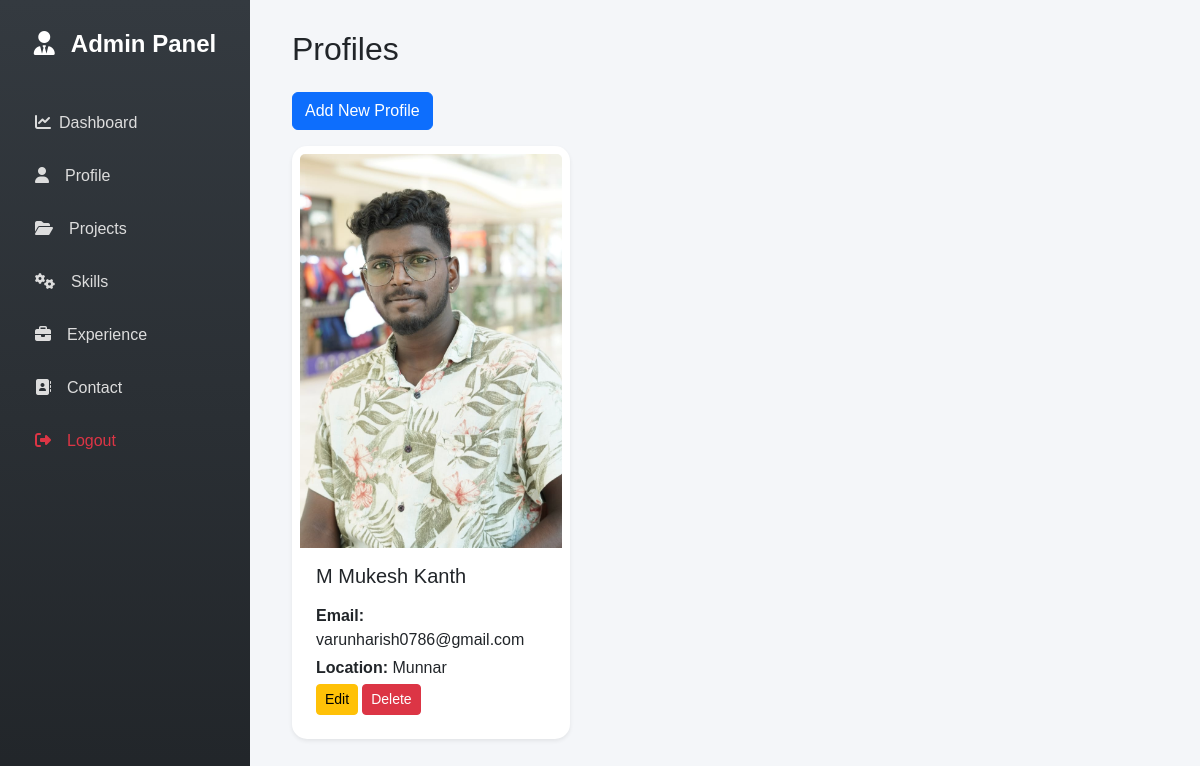
The page /profile_list on the database its author committed.
### admin_app/models.py (models this page shows, shortened)
class Profile(models.Model):
    name = models.CharField(max_length=100)
    bio = models.TextField(blank=True, null=True)
    profile_pic = models.ImageField(upload_to='profile_pics/', blank=True, null=True)
    location = models.CharField(max_length=100, blank=True, null=True)
    contact_email = models.EmailField(blank=True, null=True)
    phone_number = models.CharField(max_length=20, blank=True, null=True)
    social_link = models.URLField(blank=True, null=True)  # Optional: LinkedIn/Github

### admin_app/views.py (the view)
# urls.py: path('profile_list', views.profile_list, name='profile_list'),
def profile_list(request):
    profiles = Profile.objects.all()
    return render(request, 'profile_list.html', {'profiles': profiles})

### admin_app/templates/profile_list.html (shortened to what this page needs)
{% extends "admin_page.html" %}
{% block content %}
<div class="container">
  <h2 class="mb-4">Profiles</h2>
  <a href="{% url 'profile_create' %}" class="btn btn-primary mb-3">Add New Profile</a>
  <div class="row g-3">
    {% for profile in profiles %}
    <div class="col-md-4">
      <div class="card p-2 shadow-sm">
        {% if profile.profile_pic %}
        <img src="{{ profile.profile_pic.url }}" class="card-img-top" alt="{{ profile.name }}">
        {% endif %}
        <div class="card-body">
          <h5 class="card-title">{{ profile.name }}</h5>
          <p class="mb-1"><strong>Email:</strong> {{ profile.contact_email }}</p>
          <p class="mb-1"><strong>Location:</strong> {{ profile.location }}</p>
          <div class="d-flex gap-1">
            <a href="{% url 'profile_update' profile.id %}" class="btn btn-sm btn-warning">Edit</a>
            <a href="{% url 'profile_delete' profile.id %}" class="btn btn-sm btn-danger">Delete</a>
          </div>
        </div>
      </div>
    </div>
    {% empty %}
    <p>No profiles added yet.</p>
    {% endfor %}
  </div>
</div>
{% endblock %}

### admin_app/templates/admin_page.html (style rules this page uses)
body { background-color: #f4f6f9; font-family: 'Poppins', sans-serif; }
.card { border: none; border-radius: 15px; transition: all 0.3s ease; }

### rows shown on the page
Profile: profile_pic (picture), name "M Mukesh Kanth", contact_email "varunharish0786@gmail.com", location "Munnar"
